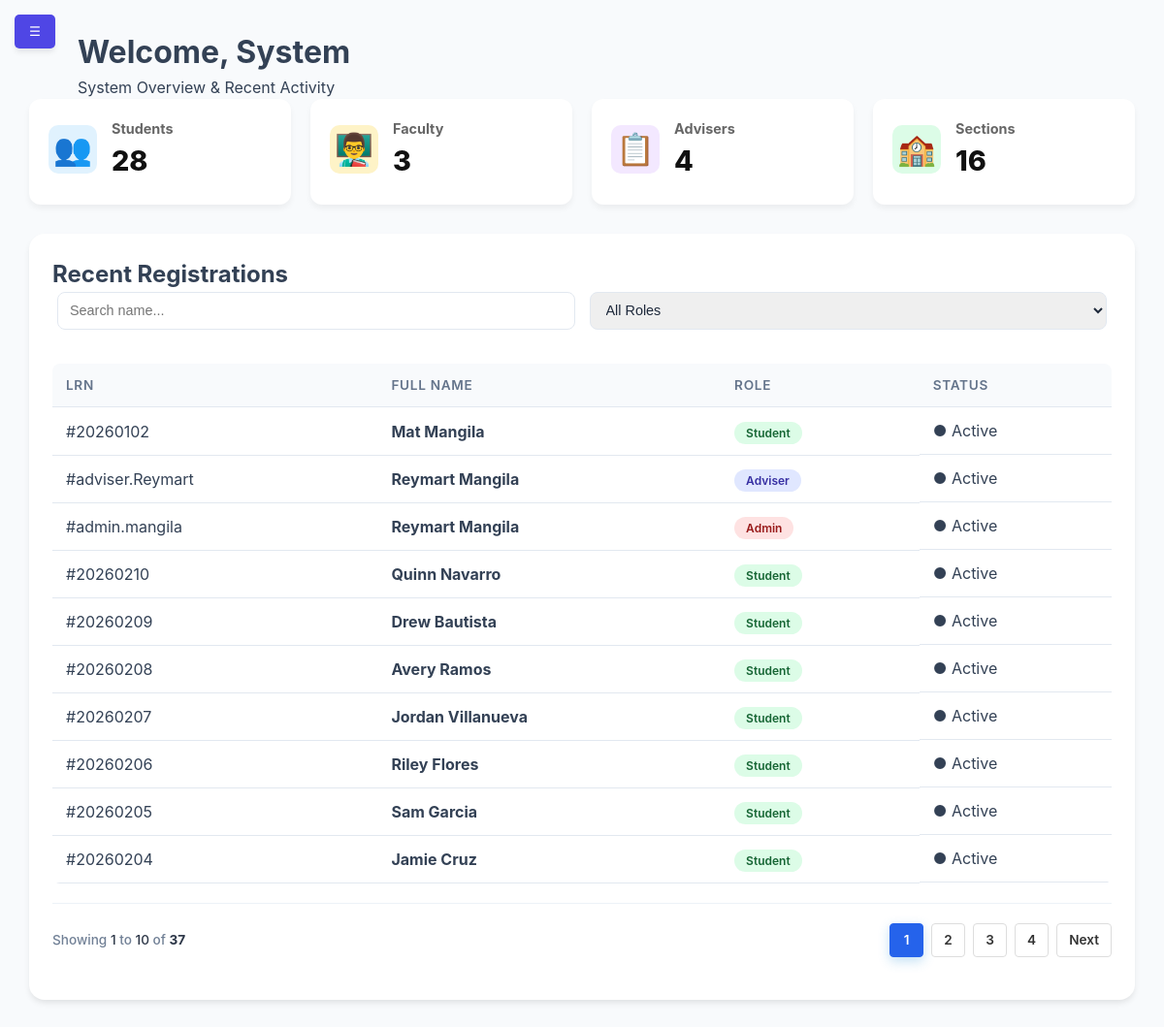
Page /modules/admin/admin_dashboard.php (signed in) on the committed database.
### tables this page shows
CREATE TABLE `users` (
  `id` int(11) NOT NULL,
  `lrn` varchar(12) DEFAULT NULL,
  `username` varchar(50) NOT NULL,
  `password` varchar(255) NOT NULL,
  `full_name` varchar(100) NOT NULL,
  `profile_image` varchar(255) DEFAULT NULL,
  `pending_profile_image` varchar(255) DEFAULT NULL,
  `avatar_status` enum('approved','pending','rejected') DEFAULT 'approved',
  `email` varchar(100) DEFAULT NULL,
  `role` enum('super_admin','admin','adviser','student','faculty','alumni','archived') NOT NULL,
  `current_session_id` varchar(255) DEFAULT NULL,
  `section_id` int(11) DEFAULT NULL,
  `reset_requested` tinyint(1) DEFAULT 0,
  `require_reset` tinyint(1) DEFAULT 0,
  `security_pin_hash` varchar(255) DEFAULT NULL,
  `security_pattern_hash` varchar(255) DEFAULT NULL,
  `security_preference` enum('biometric','pin','pattern','none') DEFAULT 'none'
);

### modules/admin/admin_dashboard.php (the view, shortened to what this page needs)
<?php
$conn = getDBConnection();
$limit = 10;
$page = isset($_GET['page']) ? (int)$_GET['page'] : 1;
$start = ($page - 1) * $limit;
$total_results = (int) $conn->query("SELECT COUNT(*) FROM users WHERE role <> 'super_admin'")->fetchColumn();
$total_pages = ceil($total_results / $limit);
$total_students = (int) $conn->query("SELECT COUNT(*) FROM users WHERE role = 'student'")->fetchColumn();
$total_faculty  = (int) $conn->query("SELECT COUNT(*) FROM users WHERE role = 'faculty'")->fetchColumn();
$total_advisers = (int) $conn->query("SELECT COUNT(*) FROM users WHERE role = 'adviser'")->fetchColumn();
$total_sections = (int) $conn->query("SELECT COUNT(*) FROM sections")->fetchColumn();
$users_list = $conn->query("SELECT id, username, full_name, role FROM users WHERE role <> 'super_admin' ORDER BY id DESC LIMIT $start, $limit");
?>
<!DOCTYPE html>
<html lang="en">
<head>
    <link rel="stylesheet" href="../../assets/css/dashboard.css">
</head>
<body>
    <button class="mobile-toggle" id="mobileBurger" onclick="toggleSidebar()">☰</button>
    <div class="dashboard-wrapper">
        <main class="content">
            <header class="content-header">
                <h1>Welcome, <?php echo htmlspecialchars(explode(' ', $_SESSION['full_name'] ?? 'Admin')[0]); ?></h1>
                <p>System Overview & Recent Activity</p>
            </header>
            <div class="stats-grid">
                <div class="stat-card">
                    <div class="stat-icon student-icon">👥</div>
                    <div class="stat-info">
                        <h3>Students</h3>
                        <div class="number"><?php echo $total_students; ?></div>
                    </div>
                </div>
                <div class="stat-card">
                    <div class="stat-icon faculty-icon">👨‍🏫</div>
                    <div class="stat-info">
                        <h3>Faculty</h3>
                        <div class="number"><?php echo $total_faculty; ?></div>
                    </div>
                </div>
                <div class="stat-card">
                    <div class="stat-icon adviser-icon">📋</div>
                    <div class="stat-info">
                        <h3>Advisers</h3>
                        <div class="number"><?php echo $total_advisers; ?></div>
                    </div>
                </div>
                <div class="stat-card">
                    <div class="stat-icon section-icon">🏫</div>
                    <div class="stat-info">
                        <h3>Sections</h3>
                        <div class="number"><?php echo $total_sections; ?></div>
                    </div>
                </div>
            </div>
            <div class="table-container">
                <div class="table-header-flex">
                    <h2>Recent Registrations</h2>
                    <div class="table-controls">
                        <input type="text" id="dashboardSearch" placeholder="Search name..." onkeyup="filterTable()">
                        <select id="roleFilter" onchange="filterTable()">
                            <option value="">All Roles</option>
                        </select>
                    </div>
                </div>
                <div class="table-body-scroll">
                    <table id="userTable">
                        <thead>
                        <tr>
                            <th>LRN</th>
                            <th>Full Name</th>
                            <th>Role</th>
                            <th>Status</th>
                        </tr>
                    </thead>
                    <tbody>
                        <?php foreach ($users_list as $row): ?>
                        <tr>
                            <td>#<?php echo htmlspecialchars($row['username']); ?></td>
                            <td><strong><?php echo htmlspecialchars($row['full_name']); ?></strong></td>
                            <td><span class="badge badge-<?php echo $row['role']; ?>"><?php echo ucfirst($row['role']); ?></span></td>
                            <td><span class="status-online">● Active</span></td>
                        </tr>
                        <?php endforeach; ?>
                    </tbody>
                </table>
                <div class="pagination">
                    <div class="page-info">
                        Showing <span><?php echo ($start + 1); ?></span> to <span><?php echo min($start + $limit, $total_results); ?></span> of <strong><?php echo $total_results; ?></strong>
                    </div>
                    <div class="page-buttons">
                        <?php for($i = 1; $i <= $total_pages; $i++): ?>
                            <a href="?page=<?php echo $i; ?>" class="btn-page <?php echo ($page == $i) ? 'active' : ''; ?>"><?php echo $i; ?></a>
                        <?php endfor; ?>
                        <?php if($page < $total_pages): ?>
                            <a href="?page=<?php echo $page + 1; ?>" class="btn-page">Next</a>
                        <?php endif; ?>
                    </div>
                </div>
            </div>
        </main>
    </div>
</body>
</html>

### assets/css/dashboard.css (style rules this page uses)
:root { --primary-color: #4f46e5; --secondary-color: #6366f1; --success-color: #22c55e; --danger-color: #ef4444; --warning-color: #f59e0b; --bg-gray: #f8fafc; --sidebar-dark: #1e293b; --text-main: #334155; --white: #ffffff; --shadow: 0 4px 6px -1px rgb(0 0 0 / 0.1); }
* { margin: 0; padding: 0; box-sizing: border-box; }
body { font-family: 'Inter', system-ui, -apple-system, sans-serif; background-color: var(--bg-gray); color: var(--text-main); line-height: 1.5; }
.dashboard-wrapper { display: flex; min-height: 100vh; }
.content { flex: 1; margin-left: 0; padding: 2rem; width: 100%; transition: all 0.3s ease; }
.stats-grid { display: grid; grid-template-columns: repeat(auto-fit, minmax(200px, 1fr)); gap: 20px; margin-bottom: 30px; }
.stat-card { background: var(--white); padding: 20px; border-radius: 12px; display: flex; align-items: center; gap: 15px; box-shadow: 0 4px 6px rgba(0,0,0,0.05); border-bottom: 4px solid transparent; transition: transform 0.2s; }
.stat-icon { font-size: 2rem; width: 50px; height: 50px; display: flex; align-items: center; justify-content: center; border-radius: 10px; }
.student-icon { background: #e0f2fe; color: #0369a1; }
.faculty-icon { background: #fef3c7; color: #d97706; }
.adviser-icon { background: #f3e8ff; color: #7e22ce; }
.section-icon { background: #dcfce7; color: #15803d; }
.stat-info h3 { font-size: 0.9rem; color: #666; margin: 0; }
.stat-info .number { font-size: 1.8rem; font-weight: 800; color: #111; }
.table-container { background: var(--white); border-radius: 1rem; padding: 1.5rem; box-shadow: var(--shadow); }
table { width: 100%; border-collapse: collapse; }
th { text-align: left; padding: 1rem; background: #f1f5f9; font-size: 0.875rem; }
td { padding: 1rem; border-bottom: 1px solid #e2e8f0; }
thead th { user-select: none; }
.badge { padding: 0.25rem 0.75rem; border-radius: 9999px; font-size: 0.75rem; font-weight: 600; background: #e0e7ff; color: #4338ca; }
.badge-admin { background: #fee2e2; color: #991b1b; }
.badge-adviser { background: #e0e7ff; color: #3730a3; }
.badge-student { background: #dcfce7; color: #166534; }
input, select, textarea { width: 100%; padding: 0.6rem 0.75rem; border: 1px solid #e2e8f0; border-radius: 0.5rem; font-size: 0.9rem; color: #1e293b; transition: border-color 0.2s; }
.table-controls { display: flex; justify-content: flex-start; gap: 15px; margin-bottom: 20px; padding: 0 5px; }
.mobile-toggle { display: block !important; position: fixed; top: 15px; left: 15px; z-index: 1100; background: var(--primary-color); color: white; border: none; padding: 10px 15px; border-radius: 5px; cursor: pointer; box-shadow: var(--shadow); }
.content-header { margin-left: 50px; }
.pagination { display: flex; justify-content: space-between; align-items: center; width: 100%; padding: 20px 0; margin-top: 20px; border-top: 1px solid #edf2f7; box-sizing: border-box; }
.page-info { font-size: 0.85rem; color: #718096; font-weight: 500; }
.page-info span, .page-info strong { color: #2d3748; }
.page-buttons { display: flex; gap: 8px; }
.btn-page { min-width: 35px; height: 35px; display: inline-flex; align-items: center; justify-content: center; padding: 0 10px; text-decoration: none; color: #4a5568; background: #ffffff; border: 1px solid #e2e8f0; border-radius: 8px; font-size: 0.85rem; font-weight: 600; transition: all 0.2s ease; }
.btn-page.active { background: #3498db; color: #ffffff !important; border-color: #3498db; box-shadow: 0 4px 12px rgba(52, 152, 219, 0.3); }
td:last-child { display: flex; gap: 10px; justify-content: flex-start; align-items: center; white-space: nowrap; }
.table-container { overflow-x: auto; }
table { min-width: 600px; }

### rows in the picture
users: username "20260102", full_name "Mat Mangila", role "Student"
users: username "adviser.Reymart", full_name "Reymart Mangila", role "Adviser"
users: username "admin.mangila", full_name "Reymart Mangila", role "Admin"
users: username "20260210", full_name "Quinn Navarro", role "Student"
users: username "20260209", full_name "Drew Bautista", role "Student"
users: username "20260208", full_name "Avery Ramos", role "Student"
users: username "20260207", full_name "Jordan Villanueva", role "Student"
users: username "20260206", full_name "Riley Flores", role "Student"
users: username "20260205", full_name "Sam Garcia", role "Student"
users: username "20260204", full_name "Jamie Cruz", role "Student"

### other values in the picture
explode(' ', $_SESSION['full_name'] ?? 'Admin')[0] "System"
$total_students "28"
$total_faculty "3"
$total_advisers "4"
$total_sections "16"
$start + 1 "1"
min($start + $limit, $total_results) "10"
$total_results "37"
